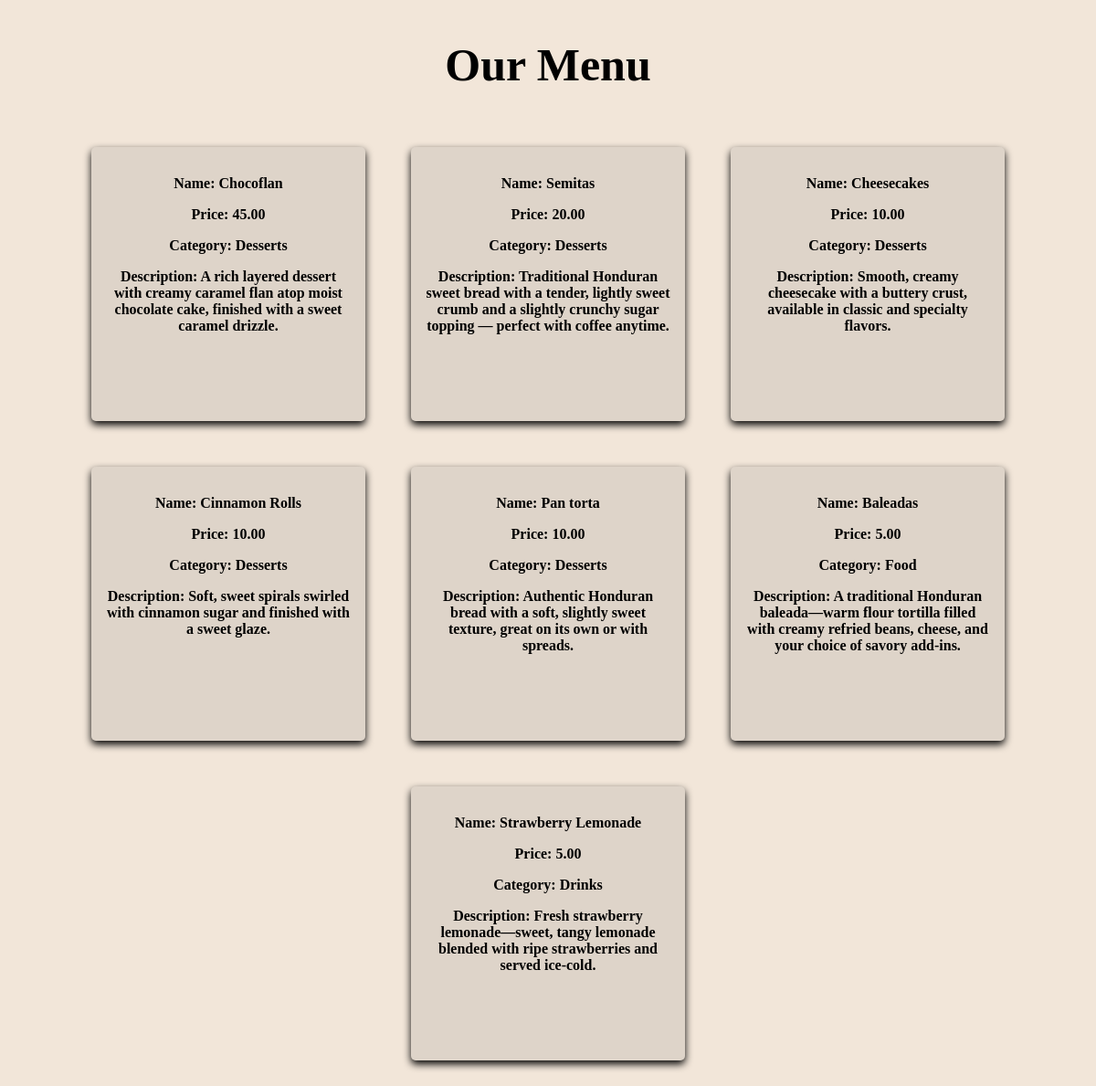
The app's page /menu/ with its own data.
### app/models.py (models this page shows, shortened)
class MenuItem(models.Model):
    name = models.CharField(max_length=200)
    description = models.TextField()
    price = models.DecimalField(max_digits=6, decimal_places=2)
    category = models.ForeignKey(Category, on_delete=models.CASCADE, related_name='menu_items', null=True, )
    available = models.BooleanField(default=True)

class Category(models.Model):
    name = models.CharField(max_length=100)

### app/views.py (the view)
# urls.py: path('menu/', menu_view, name='menu'),
def menu_view(request):
    categories = Category.objects.all()
    menu_items = MenuItem.objects.filter(available=True)
    return render(request, 'menu.html', {'categories': categories, 'menu_items': menu_items})

### app/templates/menu.html
{% extends 'base.html' %}
{% load static %}
{% block content %}
<h2 style="text-align: center; font-size: 50px;"> Our Menu</h2>
<div class="menu-items">
    {% if menu_items %}
            {% for item in menu_items %}
                {% if item.available %}
                <div class="menu-item">
                    <p>Name: {{ item.name }}</p>
                    <p>Price: {{ item.price }}</p>
                    <p>Category: {{ item.category.name }}</p>
                    <p>Description: {{ item.description }}</p>
                </div>
                {% endif %}
            {% endfor %}
    {% else %}
        <p>No menu items available.</p>
    {% endif %}
</div>
{% endblock content %}

### app/templates/base.html (shortened to what this page needs)
{%load static%}
<!DOCTYPE html>
<html lang="en">
<head>
    <link rel="stylesheet" href="{% static 'css/styles.css' %}">
</head>
<body>
    {% block content %}{% endblock content%}
</body>
</html>

### app/static/css/styles.css (style rules this page uses)
body { background-color: #f2e6d9; font-family: 'Times New Roman', Times, serif; }
.menu-items { display: flex; flex-wrap: wrap; gap: 50px; align-items: center; justify-content: center; width: 100%; padding: 20px; box-sizing: border-box; }
.menu-item { width: 300px; flex-grow: 0; flex-shrink: 0; height: 300px; padding: 15px; border-radius: 5px; background-color: rgba(128, 128, 128, 0.184); color: black; text-align: center; font-weight: bold; box-sizing: border-box; box-shadow: 0 4px 8px rgb(0, 0, 0); border-color: rgb(88, 88, 88); }

### records on screen
MenuItem: name "Chocoflan", price "45.00", category.name "Desserts", description "A rich layered dessert with creamy caramel flan atop moist chocolate cake, finished with a sweet caramel drizzle."
MenuItem: name "Semitas", price "20.00", category.name "Desserts", description "Traditional Honduran sweet bread with a tender, lightly sweet crumb and a slightly crunchy sugar topping — perfect with coffee anytime."
MenuItem: name "Cheesecakes", price "10.00", category.name "Desserts", description "Smooth, creamy cheesecake with a buttery crust, available in classic and specialty flavors."
MenuItem: name "Cinnamon Rolls", price "10.00", category.name "Desserts", description "Soft, sweet spirals swirled with cinnamon sugar and finished with a sweet glaze."
MenuItem: name "Pan torta", price "10.00", category.name "Desserts", description "Authentic Honduran bread with a soft, slightly sweet texture, great on its own or with spreads."
MenuItem: name "Baleadas", price "5.00", category.name "Food", description "A traditional Honduran baleada—warm flour tortilla filled with creamy refried beans, cheese, and your choice of savory add-ins."
MenuItem: name "Strawberry Lemonade", price "5.00", category.name "Drinks", description "Fresh strawberry lemonade—sweet, tangy lemonade blended with ripe strawberries and served ice-cold."
